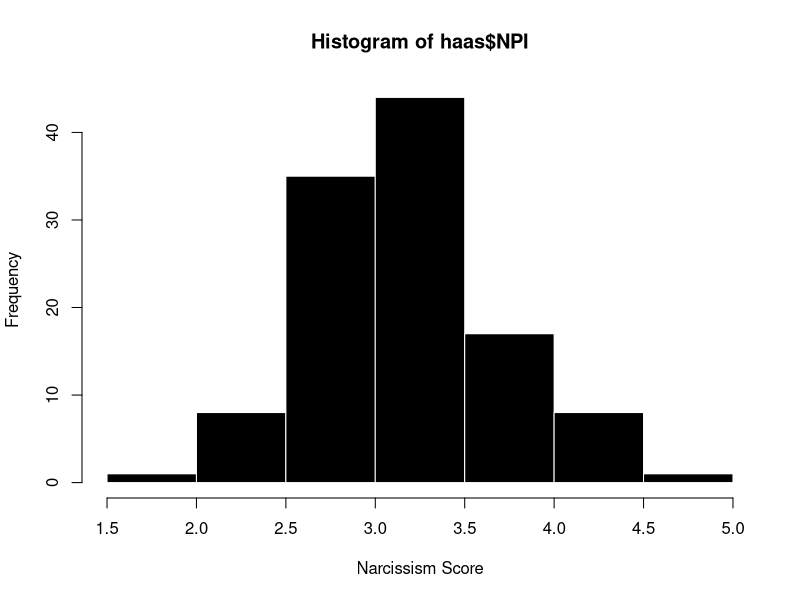
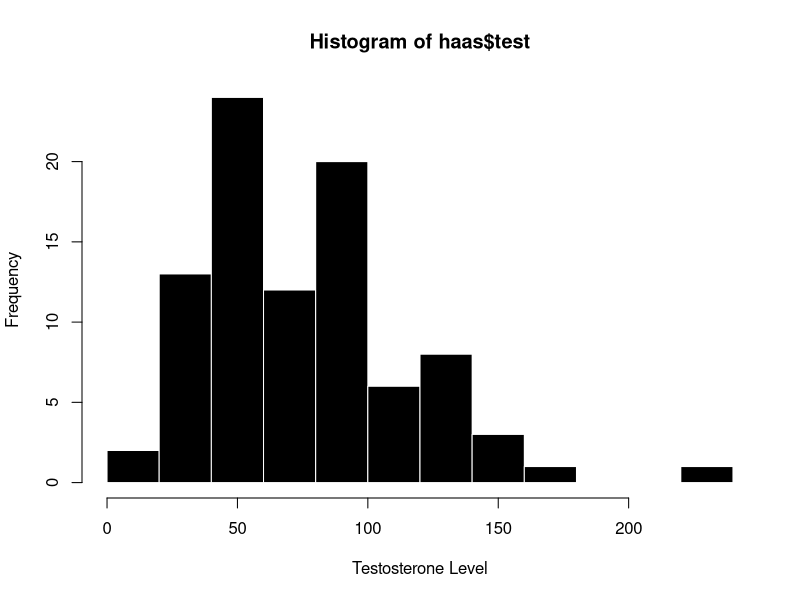
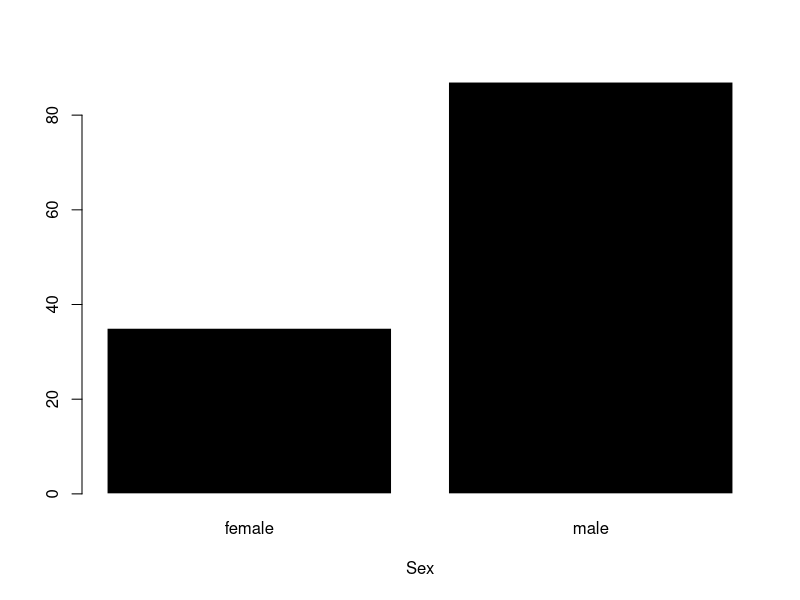

The R script that drew these images, in order:
## ---- chunk 1
#| label: preload data
haas <- read.csv("./chapter_data/hormone_data.csv", stringsAsFactors = T) 
haas$NPI
## ---- chunk 2
hist(haas$NPI, xlab = "Narcissism Score", col = 'black', bor = 'white')
## ---- chunk 3
hist(haas$test, 
     xlab = "Testosterone Level", 
     col = 'black', bor = 'white')
## ---- chunk 4
plot(haas$sex, col = 'black', bor = 'white', xlab = "Sex")
## ---- chunk 5
1:100
## ---- chunk 6
haas
## ---- chunk 7
    haas[2,3]
## ---- chunk 8
    haas[2,]
## ---- chunk 9
    haas[4:10, c(1,3)]
## ---- chunk 10
    haas$test
## ---- chunk 11
haas$test[2]
## ---- chunk 12
    haas$test[1:3]
## ---- chunk 13
    haas$test[c(2,3,14:18, 116:118)]
## ---- chunk 14
#| include: false
data <- data.frame(StudentID = c(1:5),
                favDrink = c("boba", "boba", "boba", "coffee", "water"),
                age = c(20, 19, 54, 22, 38))
## ---- chunk 15
data
